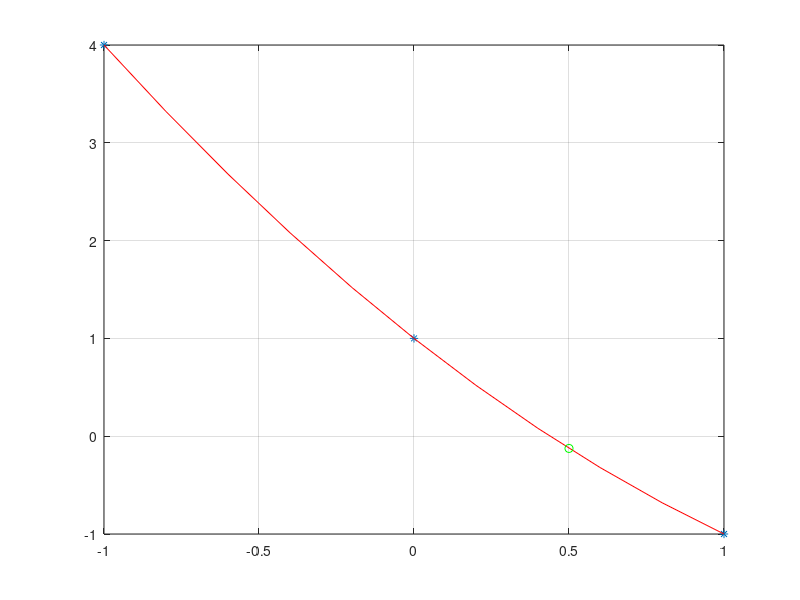

MATLAB code for this plot:
function Lagrange
  clear
  clc
  x = [-1 0 1];
  y = [4 1 -1];
  n = length(x);
  xx = 0.5;
  px = Lag(x,y,n,xx)
  % --------- grafico ---------
  x1 = [x(1):0.2:x(n)];
  n1 = length(x1);  % 11
  for k=1:n1
    p1(k)=Lag(x, y, n, x1(k));
  end
  p1
  % ----------------------------
  plot(x, y, '*')
  grid
  hold on
  pause
  plot(x1, p1, 'r')
  hold on
  pause
  plot(xx, px, 'go')
end

function p = Lag(x,y,n,xx)
  p = 0;
  for i = 1:n
    num = 1;
    den = 1;
    for j = 1:n
      if (j != i)
        num = num * (xx-x(j));
        den = den * (x(i)-x(j));
      end
    end
    L = num/den;
    p = p + y(i) * L;
  end
end
